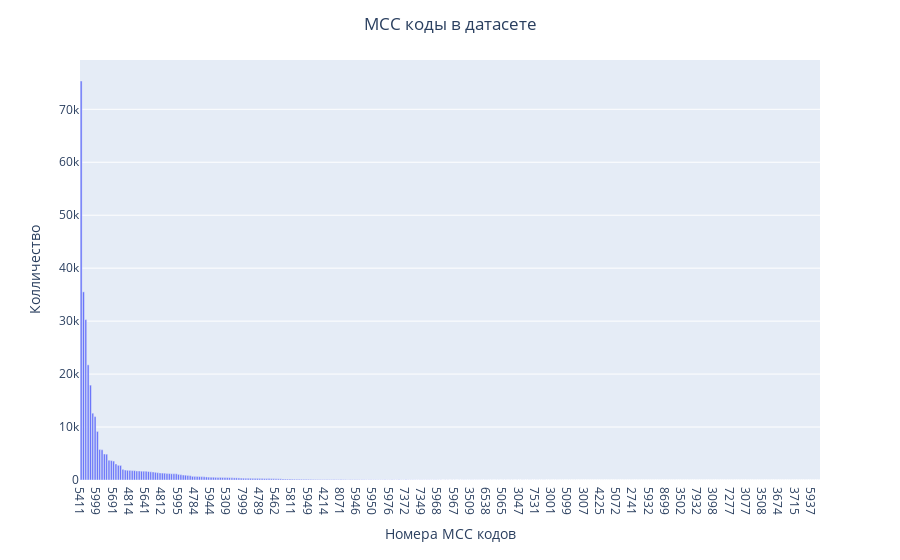

This figure's notebook cell:
### Code cell
fig=px.bar(data_frame=count_mcc,x='code',y='count')
#  для динамичного редктирования графиков
fig.update_layout(
                  title={   'text' :'MCC коды в датасете',
                            'x':0.5,
                            'xanchor': 'center'},
                  xaxis_title="Номера MCC кодов",
                  yaxis_title="Колличество",
                  )
fig.show(renderer='vscode')

### Figure 1 — Plotly figure (JSON) as saved in the notebook; plotly's stock layout.template omitted (floating-point values rounded to 4 significant figures; data arrays with more than 128 entries replaced by an {"elided": "..."} marker saying what was removed)
{"data": [{"alignmentgroup": "True", "hovertemplate": "code=%{x}<br>count=%{y}<extra></extra>", "legendgroup": "", "marker": {"color": "#636efa", "pattern": {"shape": ""}}, "name": "", "offsetgroup": "", "orientation": "v", "showlegend": false, "textposition": "auto", "type": "bar", "x": {"elided": "319 str values"}, "xaxis": "x", "y": {"elided": "319 int values"}, "yaxis": "y"}], "layout": {"barmode": "relative", "legend": {"tracegroupgap": 0}, "margin": {"t": 60}, "title": {"text": "MCC коды в датасете", "x": 0.5, "xanchor": "center"}, "xaxis": {"anchor": "y", "domain": [0, 1], "title": {"text": "Номера MCC кодов"}}, "yaxis": {"anchor": "x", "domain": [0, 1], "title": {"text": "Колличество"}}}}
